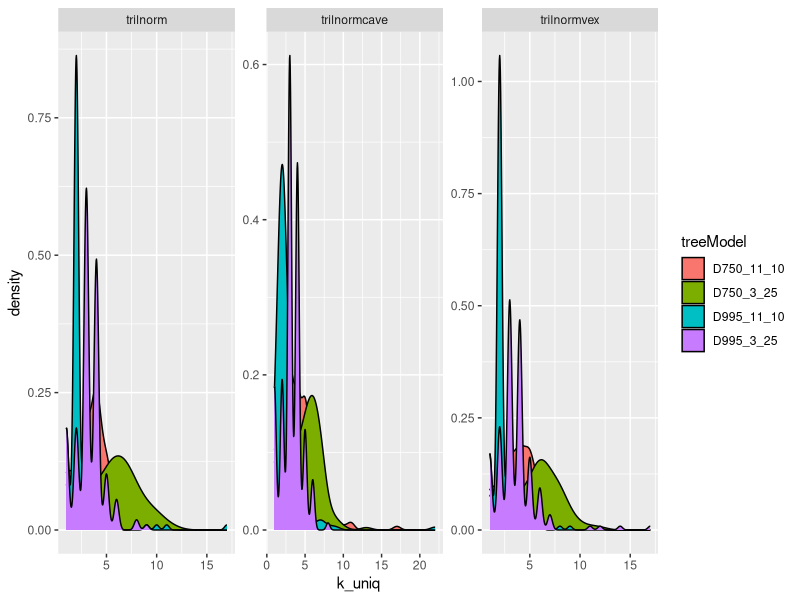
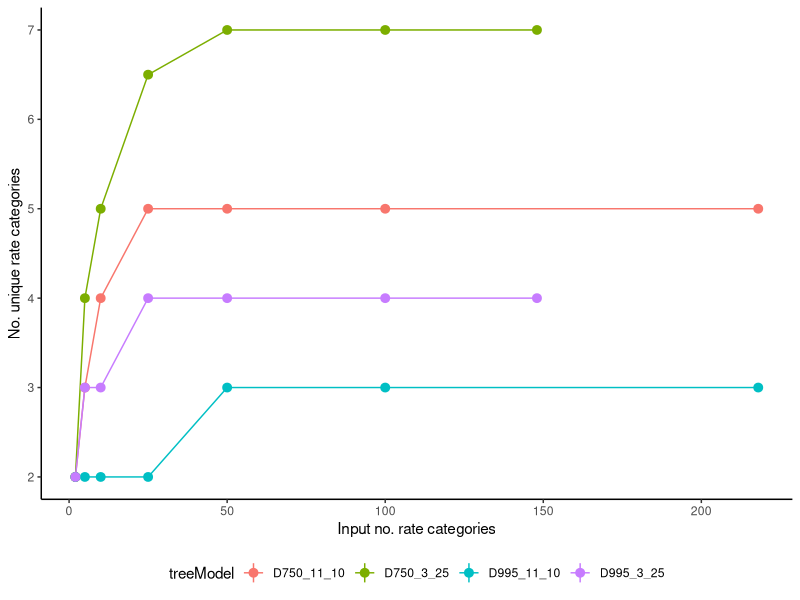
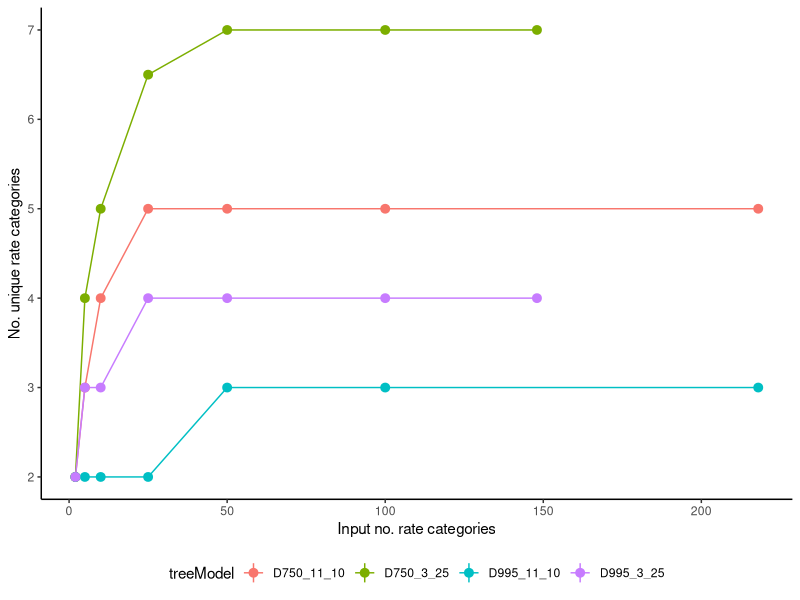

R code for these plots, in order:
setwd("/Users/uym2/my_gits/MD-Cat-paper/Plots/simulated/sysBio_revision")
require(ggplot2)

d = read.table("MDCat_HIVsim_unique_omega.txt",header=T)

ggplot(d,aes(x=k_uniq,fill=treeModel)) + geom_density() + facet_wrap(~clockModel,scale="free")


#ggplot(d[d$k_input==50,],aes(x=treeModel,y=k_uniq,fill=clockModel)) + geom_boxplot() + theme_classic() + 
#  theme(legend.position = "bottom",legend.title = element_blank())

ggplot(d[d$k_input %in% c(2,5,10,25,50,100,148,218),],aes(x=k_input,y=k_uniq,color=treeModel)) + 
  stat_summary(geom="path",fun=median) + 
  stat_summary(fun=median) + xlab("Input no. rate categories") + ylab("No. unique rate categories") +
  theme_classic() + theme(legend.position = "bottom")
ggsave("MDCat_HIVsim_unique_omega.pdf")
